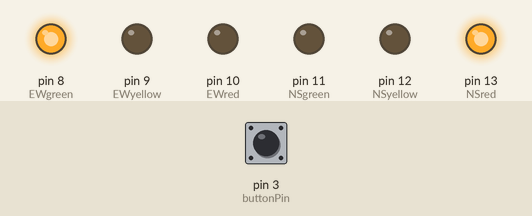
Bench run of a sketch on a simulated Arduino Uno, built with avr-gcc and run on an emulated ATmega328P. Parts: output pins drawn as LEDs (lit = HIGH). The test bench sets the inputs (shaded band); at power-on: pin 3 (buttonPin) HIGH.

Above: at 12.5 s.
At 27.5 s:
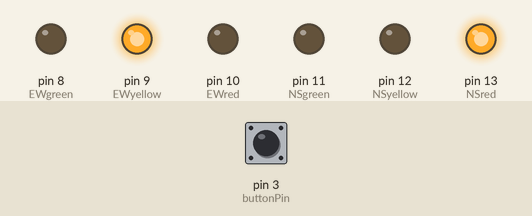
At 40.0 s:
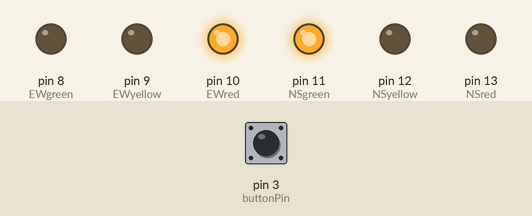
At 52.0 s:
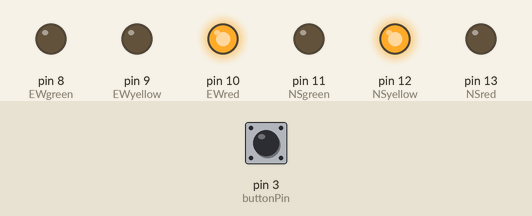
Timing chart, 0 to 70.2 s (numbered marks = the images above):
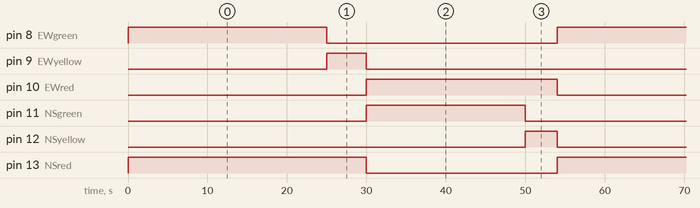

The sketch:

sketch_feb25a.ino
```cpp
// Michael Meixner, EE452 Lab 3
const int EWgreen = 8, EWyellow = 9, EWred = 10, NSgreen = 11, NSyellow = 12, NSred = 13;
const int buttonPin = 3;
int buttonState = 0;
void setup() {
  // put your setup code here, to run once:
  pinMode(EWgreen, OUTPUT);
  pinMode(EWyellow, OUTPUT);
  pinMode(EWred, OUTPUT);
  pinMode(NSgreen, OUTPUT);
  pinMode(NSyellow, OUTPUT);
  pinMode(NSred, OUTPUT);
  pinMode(buttonPin, INPUT);
}

void loop() {
  // put your main code here, to run repeatedly:
  buttonState = digitalRead(buttonPin);
  if(buttonState == LOW)
  {
    digitalWrite(EWgreen, LOW);
    digitalWrite(EWyellow, LOW);
    digitalWrite(NSgreen, LOW);
    digitalWrite(NSyellow, LOW);
    digitalWrite(EWred, HIGH);
    digitalWrite(NSred, HIGH);
    delay(20000);
    digitalWrite(EWred, LOW);
    digitalWrite(NSred, LOW);
  } else {
    digitalWrite(EWgreen, HIGH);
    digitalWrite(NSred, HIGH);
    delay(25000);
    digitalWrite(EWgreen, LOW);
    digitalWrite(EWyellow, HIGH);
    delay(5000);
    digitalWrite(NSred, LOW);
    digitalWrite(EWyellow, LOW);
    digitalWrite(EWred, HIGH);
    digitalWrite(NSgreen, HIGH);
    delay(20000);
    digitalWrite(NSgreen, LOW);
    digitalWrite(NSyellow, HIGH);
    delay(4000);
    digitalWrite(EWred, LOW);
    digitalWrite(NSyellow, LOW);
  }
}
```

Measured:
- by itself, pin 8 (EWgreen): alternates HIGH for 25.0 s and LOW for 29.0 s
- by itself, pin 9 (EWyellow): alternates HIGH for 5.0 s and LOW for 49.0 s
- by itself, pin 10 (EWred): alternates HIGH for 24.0 s and LOW for 30.0 s
- by itself, pin 11 (NSgreen): alternates HIGH for 20.0 s and LOW for 34.0 s
- by itself, pin 12 (NSyellow): alternates HIGH for 4.0 s and LOW for 50.0 s
- by itself, pin 13 (NSred): alternates HIGH for 30.0 s and LOW for 24.0 s
